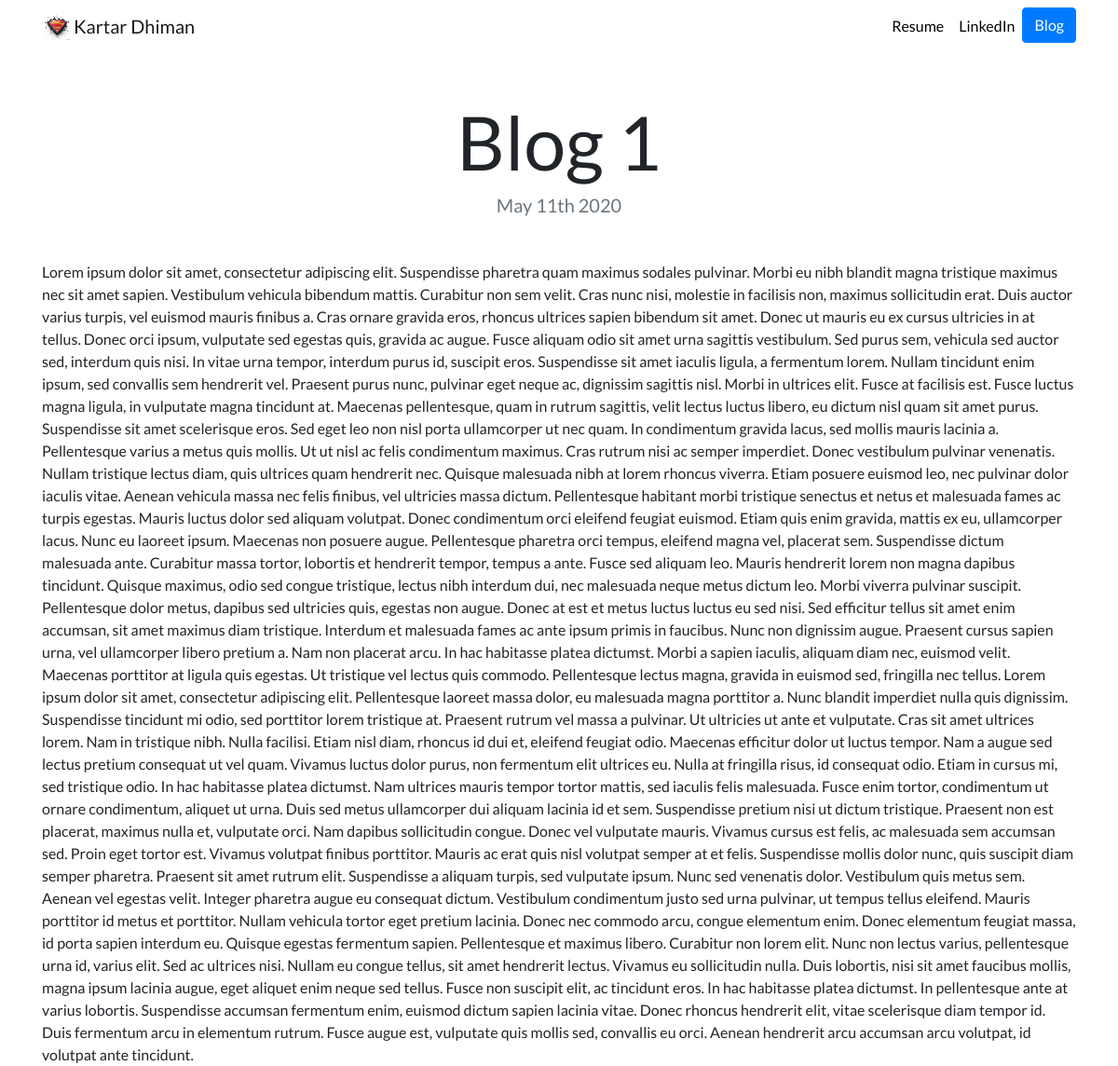
Page /blog/1/ on the committed database.
### blog/models.py (models this page shows, shortened)
class Blog(models.Model):
    title = models.CharField(max_length=200)
    description = models.TextField()
    date = models.DateField()

### blog/views.py (the view)
# urls.py: path('<int:blog_id>/', views.detail, name='detail')
def detail(request, blog_id):
    blog = get_object_or_404(Blog, pk=blog_id)
    return render(request=request,
                  template_name='blog/detail.html',
                  context={'blog': blog})

### blog/templates/blog/detail.html
{% extends "portfolio/base.html" %}
{% load static %}
{% block content %}
<h1 class="text-center mt-5" id="blogdetailtitle">{{ blog.title }}</h1>
<h5 class="text-center text-muted mb-5">{{ blog.date|date:'F jS Y' }}</h5>
{{ blog.description|safe }}
{% endblock %}

### portfolio/static/portfolio/custom.css (style rules this page uses)
body { font-family: 'Lato', sans-serif; }
@media (min-width: 992px) { #blogdetailtitle { font-size: 5rem; } }

### rows in the picture
Blog: title "Blog 1", date "May 11th 2020", description "Lorem ipsum dolor sit amet, consectetur adipiscing elit. Suspendisse pharetra quam maximus sodales pulvinar. Morbi eu nibh blandit magna tristique maximus nec sit amet sapien. Vestibulum vehicula bibendum mattis. Curabitur non sem velit. Cras nunc nisi, molestie in facilisis non, maximus sollicitudin erat. Duis auctor varius turpis, vel euismod mauris finibus a. Cras ornare gravida eros, rhoncus ultrices sapien bibendum sit amet. Donec ut mauris eu ex cursus ultricies in at tellus. Donec orci ipsum, vulputate sed egestas quis, gravida ac augue. Fusce aliquam odio sit amet urna sagittis vestibulum. Sed purus sem, vehicula sed auctor sed, interdum quis nisi. In vitae urna tempor, interdum…"
